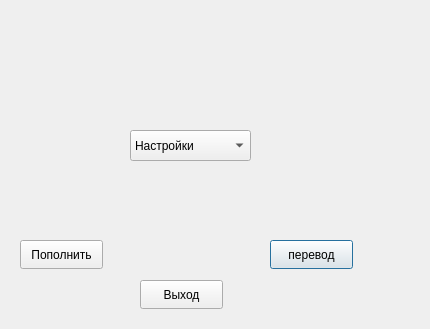
<?xml version="1.0" encoding="UTF-8"?>
<ui version="4.0">
 <class>User_first_window</class>
 <widget class="QDialog" name="User_first_window">
  <property name="geometry">
   <rect>
    <x>0</x>
    <y>0</y>
    <width>430</width>
    <height>329</height>
   </rect>
  </property>
  <property name="windowTitle">
   <string>Dialog</string>
  </property>
  <widget class="QPushButton" name="pushButton">
   <property name="geometry">
    <rect>
     <x>270</x>
     <y>240</y>
     <width>83</width>
     <height>29</height>
    </rect>
   </property>
   <property name="text">
    <string>перевод</string>
   </property>
  </widget>
  <widget class="QLabel" name="label">
   <property name="geometry">
    <rect>
     <x>20</x>
     <y>40</y>
     <width>381</width>
     <height>41</height>
    </rect>
   </property>
   <property name="font">
    <font>
     <pointsize>15</pointsize>
    </font>
   </property>
   <property name="text">
    <string/>
   </property>
  </widget>
  <widget class="QComboBox" name="comboBox">
   <property name="geometry">
    <rect>
     <x>130</x>
     <y>130</y>
     <width>121</width>
     <height>31</height>
    </rect>
   </property>
   <item>
    <property name="text">
     <string>Настройки</string>
    </property>
   </item>
   <item>
    <property name="text">
     <string>Изменить логин</string>
    </property>
   </item>
   <item>
    <property name="text">
     <string>Изменить пароль</string>
    </property>
   </item>
  </widget>
  <widget class="QPushButton" name="pushButton_2">
   <property name="geometry">
    <rect>
     <x>20</x>
     <y>240</y>
     <width>83</width>
     <height>29</height>
    </rect>
   </property>
   <property name="text">
    <string>Пополнить</string>
   </property>
  </widget>
  <widget class="QPushButton" name="pushButton_3">
   <property name="geometry">
    <rect>
     <x>140</x>
     <y>280</y>
     <width>83</width>
     <height>29</height>
    </rect>
   </property>
   <property name="text">
    <string>Выход</string>
   </property>
  </widget>
 </widget>
 <resources/>
 <connections/>
</ui>
